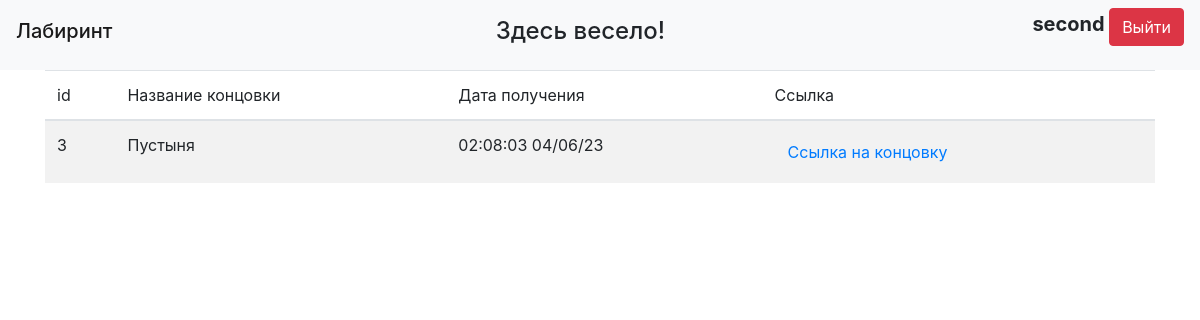
The page /passings (signed in) on the database its author committed.
### data/tables/users.py (models this page shows, shortened)
class User(SqlAlchemyBase, UserMixin, SerializerMixin):
    __tablename__ = 'users'
    id = sqlalchemy.Column(sqlalchemy.Integer,
                           primary_key=True, autoincrement=True)
    name = sqlalchemy.Column(sqlalchemy.String, unique=True)
    hashed_password = sqlalchemy.Column(sqlalchemy.String)
    reviews = orm.relationship("Review", back_populates="user")
    combos = orm.relationship("Combo", back_populates="user")
    passings = orm.relationship("Passing", back_populates="user")

### data/tables/passings.py (models this page shows)
class Passing(SqlAlchemyBase, SerializerMixin):
    __tablename__ = 'passings'
    id = sqlalchemy.Column(sqlalchemy.Integer,
                           primary_key=True, autoincrement=True)
    ending_id = sqlalchemy.Column(sqlalchemy.Integer, sqlalchemy.ForeignKey("endings.id"))
    username = sqlalchemy.Column(sqlalchemy.String, sqlalchemy.ForeignKey("users.name"))
    date = sqlalchemy.Column(sqlalchemy.DateTime, default=datetime.now())
    ending = orm.relationship('Ending')
    user = orm.relationship("User")

### data/tables/endings.py (models this page shows)
class Ending(SqlAlchemyBase, SerializerMixin):
    __tablename__ = 'endings'
    id = sqlalchemy.Column(sqlalchemy.Integer,
                           primary_key=True, autoincrement=True)
    path_to_picture = sqlalchemy.Column(sqlalchemy.String, nullable=True)
    text = sqlalchemy.Column(sqlalchemy.String, nullable=True)
    name = sqlalchemy.Column(sqlalchemy.String, nullable=True)
    reviews = orm.relationship("Review", back_populates="ending")
    passings = orm.relationship("Passing", back_populates="ending")

### data/api/login_api.py (the view)
    def worker(*args, **kwargs):
        if current_user.is_authenticated:
            return func(*args, **kwargs)
        return redirect("/login")

### data/api/login_api.py (called while the page is built)
def need_login(func):
    def worker(*args, **kwargs):
        if current_user.is_authenticated:
            return func(*args, **kwargs)
        return redirect("/login")
    worker.__name__ = func.__name__
    return worker

### data/api/passing_api.py (called while the page is built)
@blueprint.route("/passings")
@need_login
def get_passings():
    dbs = db_session.create_session()
    passings = sorted(dbs.query(Passing).filter(Passing.username == current_user.name).all(),
                      key=lambda x: x.date, reverse=True)
    return render_template("passings.html", title="Прохождения", passings=passings)

### data/db_session.py (called while the page is built)
def create_session() -> Session:
    global __factory
    return __factory()

### main.py (called while the page is built)
@login_manager.user_loader
def load_user(user_id):
    db_sess = db_session.create_session()
    return db_sess.query(User).get(user_id)

### templates/passings.html
{% extends "base.html" %}
{% block content %}
<table class="table table-striped">
    <thead>
        <tr>
            <th>id</th>
            <th>Название концовки</th>
            <th>Дата получения</th>
            <th>Ссылка</th>
        </tr>
    </thead>
    <tbody>
    {% for passing in passings %}
        <tr>
            <th>{{ passing.id }}</th>
            <th>{{ passing.ending.name }}</th>
            <th>{{ passing.date.strftime("%X %x") }}</th>
            <th>
                <a type="button" class="btn btn-link" href="/passings/{{ passing.id }}">Ссылка на концовку</a>
            </th>
        </tr>
    {% endfor %}
    </tbody>
</table>
{% endblock %}

### templates/base.html (shortened to what this page needs)
<!doctype html>
<html lang="en">
<head>
    <link rel="stylesheet"
          href="https://stackpath.bootstrapcdn.com/bootstrap/4.4.1/css/bootstrap.min.css"
>
    <link rel="stylesheet" type="text/css" href="{{ url_for('static', filename='css/style.css') }}" />
</head>
<body>
<header>
    <nav class="navbar navbar-light bg-light">
        <h4 class="navbar-brand">Лабиринт</h4>
        <h4 class="center">Здесь весело!</h4>
        {% if current_user.is_authenticated %}
        <p>
            <a class="bold">{{ current_user.name }}</a>
            <a type="button" class="btn btn-danger" href="/logout">Выйти</a>
        </p>
        {% elif func == 0 %}
            <a type="button" class="btn btn-primary" href="/register">Зарегистрироваться</a>
        {% else %}
            <a type="button" class="btn btn-primary" href="/login">Войти</a>
        {% endif %}
    </nav>
</header>
<main role="main" class="container">
{% block content %}{% endblock %}
</main>
</body>
</html>

### static/css/style.css (style rules this page uses)
.center { text-align: center; align: center; }
.bold { font-size: 20px; font-weight: bold; }
th { font-weight: normal; }
.container { overflow: hidden; }

### rows shown on the page
User: name "second"
Passing: id "3", ending.name "Пустыня", date "02:08:03 04/06/23"
